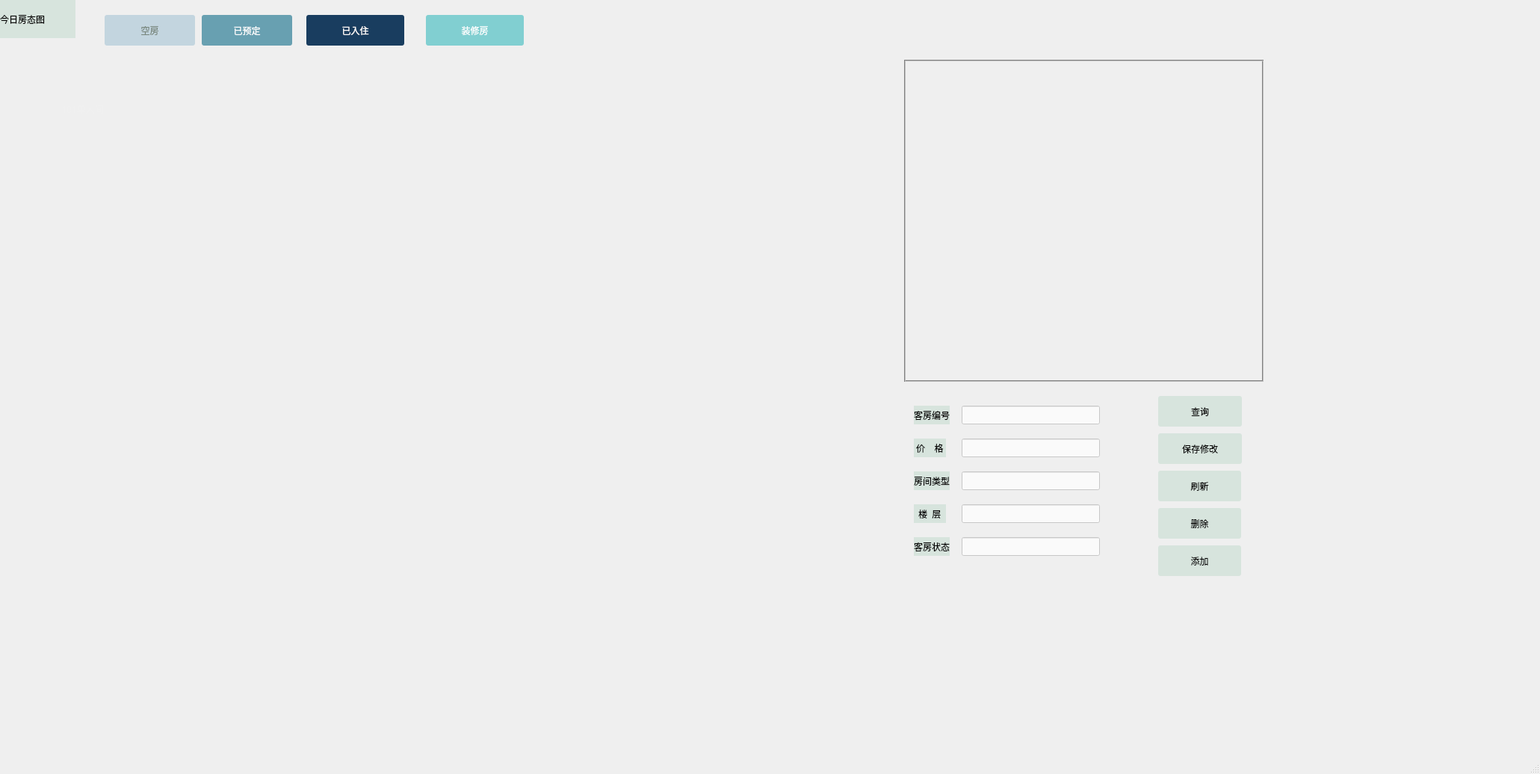
<?xml version="1.0" encoding="UTF-8"?>
<ui version="4.0">
 <class>TenantManageMainWindow</class>
 <widget class="QMainWindow" name="TenantManageMainWindow">
  <property name="geometry">
   <rect>
    <x>0</x>
    <y>0</y>
    <width>2061</width>
    <height>1036</height>
   </rect>
  </property>
  <property name="font">
   <font>
    <family>微软雅黑</family>
   </font>
  </property>
  <property name="windowTitle">
   <string>MainWindow</string>
  </property>
  <property name="styleSheet">
   <string notr="true">#TenantManageMainWindow{
border-image: url(:/mainbackground.jpg);
}
#TenantManageMainWindow *{
border-image: url();
}</string>
  </property>
  <widget class="QWidget" name="centralwidget">
   <property name="font">
    <font>
     <family>微软雅黑</family>
    </font>
   </property>
   <widget class="QPushButton" name="pushButton">
    <property name="geometry">
     <rect>
      <x>2150</x>
      <y>870</y>
      <width>101</width>
      <height>41</height>
     </rect>
    </property>
    <property name="styleSheet">
     <string notr="true">QPushButton { background-color: rgb(215, 228, 221); border-radius: 3px; color: rgb(2, 0, 0); }</string>
    </property>
    <property name="text">
     <string>返回主界面</string>
    </property>
   </widget>
   <widget class="QLabel" name="label">
    <property name="geometry">
     <rect>
      <x>0</x>
      <y>0</y>
      <width>101</width>
      <height>51</height>
     </rect>
    </property>
    <property name="font">
     <font>
      <family>微软雅黑</family>
     </font>
    </property>
    <property name="styleSheet">
     <string notr="true">background-color: rgb(215, 228,221);
color: rgb(2, 0, 0);</string>
    </property>
    <property name="text">
     <string>今日房态图</string>
    </property>
   </widget>
   <widget class="QPushButton" name="pushButton_2">
    <property name="geometry">
     <rect>
      <x>20</x>
      <y>80</y>
      <width>181</width>
      <height>131</height>
     </rect>
    </property>
    <property name="font">
     <font>
      <family>微软雅黑</family>
     </font>
    </property>
    <property name="styleSheet">
     <string notr="true">QPushButton { background-color: rgba(240, 240, 240,0%); border-radius: 3px; color: rgb(240, 240, 240); }</string>
    </property>
    <property name="text">
     <string>101单人间</string>
    </property>
   </widget>
   <widget class="QPushButton" name="pushButton_refresh">
    <property name="enabled">
     <bool>true</bool>
    </property>
    <property name="geometry">
     <rect>
      <x>1550</x>
      <y>630</y>
      <width>111</width>
      <height>41</height>
     </rect>
    </property>
    <property name="font">
     <font>
      <family>微软雅黑</family>
     </font>
    </property>
    <property name="styleSheet">
     <string notr="true">QPushButton { background-color: rgb(215, 228, 221); border-radius: 3px; color: rgb(2, 0, 0); }</string>
    </property>
    <property name="text">
     <string>刷新</string>
    </property>
   </widget>
   <widget class="QPushButton" name="pushButton_23">
    <property name="geometry">
     <rect>
      <x>140</x>
      <y>20</y>
      <width>121</width>
      <height>41</height>
     </rect>
    </property>
    <property name="font">
     <font>
      <family>微软雅黑</family>
     </font>
    </property>
    <property name="styleSheet">
     <string notr="true">QPushButton { background-color:rgb(195, 213, 223); border-radius: 3px; color: rgb(122, 136, 127) }</string>
    </property>
    <property name="text">
     <string>空房</string>
    </property>
   </widget>
   <widget class="QPushButton" name="pushButton_24">
    <property name="geometry">
     <rect>
      <x>270</x>
      <y>20</y>
      <width>121</width>
      <height>41</height>
     </rect>
    </property>
    <property name="font">
     <font>
      <family>微软雅黑</family>
     </font>
    </property>
    <property name="styleSheet">
     <string notr="true">QPushButton { background-color: rgb(104, 160, 177); border-radius: 3px; color: rgb(255, 255, 255); }</string>
    </property>
    <property name="text">
     <string>已预定</string>
    </property>
   </widget>
   <widget class="QPushButton" name="pushButton_26">
    <property name="geometry">
     <rect>
      <x>410</x>
      <y>20</y>
      <width>131</width>
      <height>41</height>
     </rect>
    </property>
    <property name="font">
     <font>
      <family>微软雅黑</family>
     </font>
    </property>
    <property name="styleSheet">
     <string notr="true">QPushButton { background-color: rgb(25, 61, 95); border-radius: 3px; color: rgb(255, 255, 255); }</string>
    </property>
    <property name="text">
     <string>已入住</string>
    </property>
   </widget>
   <widget class="QWidget" name="formLayoutWidget">
    <property name="geometry">
     <rect>
      <x>1210</x>
      <y>530</y>
      <width>301</width>
      <height>241</height>
     </rect>
    </property>
    <layout class="QFormLayout" name="formLayout">
     <property name="horizontalSpacing">
      <number>16</number>
     </property>
     <property name="verticalSpacing">
      <number>19</number>
     </property>
     <property name="leftMargin">
      <number>13</number>
     </property>
     <property name="topMargin">
      <number>13</number>
     </property>
     <property name="rightMargin">
      <number>39</number>
     </property>
     <property name="bottomMargin">
      <number>12</number>
     </property>
     <item row="0" column="0">
      <widget class="QLabel" name="label_2">
       <property name="font">
        <font>
         <family>微软雅黑</family>
        </font>
       </property>
       <property name="styleSheet">
        <string notr="true">background-color: rgb(215, 228,221);
color: rgb(2, 0, 0);</string>
       </property>
       <property name="text">
        <string>客房编号</string>
       </property>
      </widget>
     </item>
     <item row="0" column="1">
      <widget class="QLineEdit" name="lineEdit_roomno">
       <property name="font">
        <font>
         <family>微软雅黑</family>
        </font>
       </property>
       <property name="styleSheet">
        <string notr="true">background-color: rgba(255, 255, 255, 70%);</string>
       </property>
      </widget>
     </item>
     <item row="1" column="1">
      <widget class="QLineEdit" name="lineEdit_price">
       <property name="font">
        <font>
         <family>微软雅黑</family>
        </font>
       </property>
       <property name="styleSheet">
        <string notr="true">background-color: rgba(255, 255, 255, 70%);</string>
       </property>
      </widget>
     </item>
     <item row="2" column="0">
      <widget class="QLabel" name="label_3">
       <property name="font">
        <font>
         <family>微软雅黑</family>
        </font>
       </property>
       <property name="styleSheet">
        <string notr="true">background-color: rgb(215, 228,221);
color: rgb(2, 0, 0);</string>
       </property>
       <property name="text">
        <string>房间类型</string>
       </property>
      </widget>
     </item>
     <item row="2" column="1">
      <widget class="QLineEdit" name="lineEdit_roomtype">
       <property name="font">
        <font>
         <family>微软雅黑</family>
        </font>
       </property>
       <property name="styleSheet">
        <string notr="true">background-color: rgba(255, 255, 255, 70%);</string>
       </property>
      </widget>
     </item>
     <item row="3" column="0">
      <widget class="QLabel" name="label_5">
       <property name="font">
        <font>
         <family>微软雅黑</family>
        </font>
       </property>
       <property name="styleSheet">
        <string notr="true">background-color: rgb(215, 228,221);
color: rgb(2, 0, 0);</string>
       </property>
       <property name="text">
        <string>  楼  层  </string>
       </property>
      </widget>
     </item>
     <item row="3" column="1">
      <widget class="QLineEdit" name="lineEdit_floor">
       <property name="font">
        <font>
         <family>微软雅黑</family>
        </font>
       </property>
       <property name="styleSheet">
        <string notr="true">background-color: rgba(255, 255, 255, 70%);</string>
       </property>
      </widget>
     </item>
     <item row="4" column="0">
      <widget class="QLabel" name="label_4">
       <property name="font">
        <font>
         <family>微软雅黑</family>
        </font>
       </property>
       <property name="styleSheet">
        <string notr="true">background-color: rgb(215, 228,221);
color: rgb(2, 0, 0);</string>
       </property>
       <property name="text">
        <string>客房状态</string>
       </property>
      </widget>
     </item>
     <item row="4" column="1">
      <widget class="QLineEdit" name="lineEdit_state">
       <property name="font">
        <font>
         <family>微软雅黑</family>
        </font>
       </property>
       <property name="styleSheet">
        <string notr="true">background-color: rgba(255, 255, 255, 70%);</string>
       </property>
       <property name="text">
        <string/>
       </property>
      </widget>
     </item>
     <item row="1" column="0">
      <widget class="QLabel" name="label_6">
       <property name="font">
        <font>
         <family>微软雅黑</family>
        </font>
       </property>
       <property name="styleSheet">
        <string notr="true">background-color: rgb(215, 228,221);
color: rgb(2, 0, 0);</string>
       </property>
       <property name="text">
        <string> 价    格 </string>
       </property>
      </widget>
     </item>
    </layout>
   </widget>
   <widget class="QPushButton" name="pushButton_22">
    <property name="geometry">
     <rect>
      <x>1550</x>
      <y>580</y>
      <width>112</width>
      <height>41</height>
     </rect>
    </property>
    <property name="font">
     <font>
      <family>微软雅黑</family>
     </font>
    </property>
    <property name="styleSheet">
     <string notr="true">QPushButton { background-color: rgb(215, 228, 221); border-radius: 3px; color: rgb(2, 0, 0); }</string>
    </property>
    <property name="text">
     <string>保存修改</string>
    </property>
   </widget>
   <widget class="QPushButton" name="pushButton_27">
    <property name="geometry">
     <rect>
      <x>570</x>
      <y>20</y>
      <width>131</width>
      <height>41</height>
     </rect>
    </property>
    <property name="font">
     <font>
      <family>微软雅黑</family>
     </font>
    </property>
    <property name="styleSheet">
     <string notr="true">QPushButton { background-color: rgb(129, 207, 209); border-radius: 3px; color: rgb(255, 255, 255); }</string>
    </property>
    <property name="text">
     <string>装修房</string>
    </property>
   </widget>
   <widget class="QPushButton" name="pushButton_25">
    <property name="geometry">
     <rect>
      <x>1550</x>
      <y>530</y>
      <width>112</width>
      <height>41</height>
     </rect>
    </property>
    <property name="font">
     <font>
      <family>微软雅黑</family>
     </font>
    </property>
    <property name="styleSheet">
     <string notr="true">QPushButton { background-color: rgb(215, 228, 221); border-radius: 3px; color: rgb(2, 0, 0); }</string>
    </property>
    <property name="text">
     <string>查询</string>
    </property>
   </widget>
   <widget class="QTableView" name="tableView">
    <property name="geometry">
     <rect>
      <x>1210</x>
      <y>80</y>
      <width>481</width>
      <height>431</height>
     </rect>
    </property>
    <property name="font">
     <font>
      <family>微软雅黑</family>
     </font>
    </property>
    <property name="styleSheet">
     <string notr="true">QTableView QTableCornerButton::section {
   /*  background: red;
    border: 2px outset red;*/
    color: red;
    background-color: rgba(129, 207, 209, 30%);
    border: 5px solid #f6f7fa;
    border-radius:1px;
    border-color: rgba(129, 207, 209, 30%);
 }
QTableView {
    color: black;                                       /*表格内文字颜色*/
    gridline-color: black;                              /*表格内框颜色*/
    background-color: rgba(108, 108, 108, 0%);               /*表格内背景色*/
    alternate-background-color: rgb(64, 64, 64);
    selection-color: black;                             /*选中区域的文字颜色*/
    selection-background-color: rgb(195, 213, 223);        /*选中区域的背景色*/
    border: 2px groove gray;
    border-radius: 0px;
    padding: 2px 4px;
}
QHeaderView {
    color: black;
	font: 9pt &quot;微软雅黑&quot;;
    background-color: rgba(195, 213, 223, 0%);/*设置表头空白区域背景色*/
    border: 0px solid rgb(144, 144, 144);
    border:0px solid rgb(191,191,191);
    border-left-color: rgba(255, 255, 255, 0);
    border-top-color: rgba(255, 255, 255, 0);
    border-radius:0px;
    min-height:29px;
}
QHeaderView::section {
    color: black;
    background-color: rgba(129, 207, 209, 30%);
    border: 5px solid #f6f7fa;
    border-radius:1px;
    border-color: rgba(129, 207, 209, 30%);
} </string>
    </property>
   </widget>
   <widget class="QPushButton" name="pushButton_delete">
    <property name="geometry">
     <rect>
      <x>1550</x>
      <y>680</y>
      <width>111</width>
      <height>41</height>
     </rect>
    </property>
    <property name="font">
     <font>
      <family>微软雅黑</family>
     </font>
    </property>
    <property name="styleSheet">
     <string notr="true">QPushButton { background-color: rgb(215, 228, 221); border-radius: 3px; color: rgb(2, 0, 0); }</string>
    </property>
    <property name="text">
     <string>删除</string>
    </property>
   </widget>
   <widget class="QPushButton" name="pushButton_addroom">
    <property name="geometry">
     <rect>
      <x>1550</x>
      <y>730</y>
      <width>111</width>
      <height>41</height>
     </rect>
    </property>
    <property name="font">
     <font>
      <family>微软雅黑</family>
     </font>
    </property>
    <property name="styleSheet">
     <string notr="true">QPushButton { background-color: rgb(215, 228, 221); border-radius: 3px; color: rgb(2, 0, 0); }</string>
    </property>
    <property name="text">
     <string>添加</string>
    </property>
   </widget>
  </widget>
  <widget class="QMenuBar" name="menubar">
   <property name="geometry">
    <rect>
     <x>0</x>
     <y>0</y>
     <width>2061</width>
     <height>26</height>
    </rect>
   </property>
  </widget>
  <widget class="QStatusBar" name="statusbar"/>
 </widget>
 <resources/>
 <connections/>
</ui>
